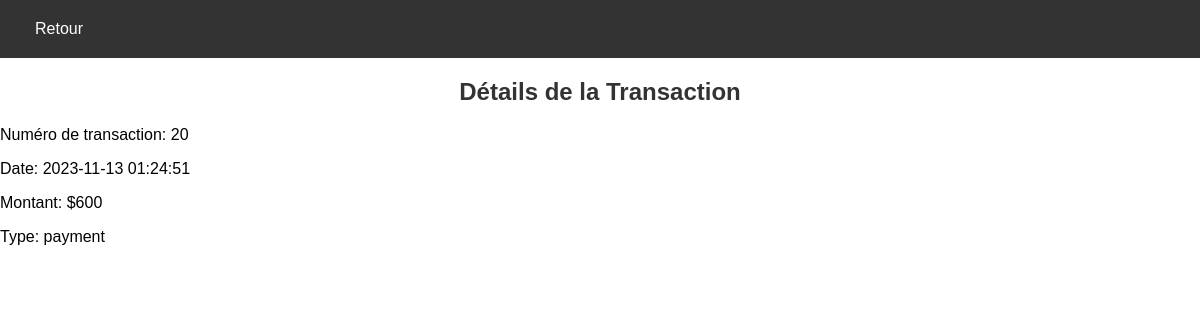
Page /details.php?id=20 on the committed database.
### tables this page shows
CREATE TABLE IF NOT EXISTS `transactions` (
  `id` int NOT NULL AUTO_INCREMENT,
  `user_id` int DEFAULT NULL,
  `label` varchar(255) DEFAULT NULL,
  `amount` int DEFAULT NULL,
  `created_at` timestamp NULL DEFAULT CURRENT_TIMESTAMP,
  `updated_at` timestamp NULL DEFAULT CURRENT_TIMESTAMP ON UPDATE CURRENT_TIMESTAMP,
  PRIMARY KEY (`id`)
);

### details.php (the view, shortened to what this page needs)
<?php
$servername = "localhost";
$username = "root";
$password = "";
$dbname = "bank";
$conn = new mysqli($servername, $username, $password, $dbname);
$transaction_id = $_GET['id'];
$sql_select = "SELECT * FROM transactions WHERE id = ?";
$stmt_select = $conn->prepare($sql_select);
$stmt_select->bind_param("i", $transaction_id);
$stmt_select->execute();
$result_select = $stmt_select->get_result();
?>
<!DOCTYPE html>
<html lang="en">
<head>
    <link rel="stylesheet" href="CSS/style.css">
</head>
<body>
    <nav class="navbar">
        <div class="left">
            <a href="transactions.php" class="back-button">Retour</a>
        </div>
    </nav>
    <?php
if ($result_select->num_rows > 0) {
  $row = $result_select->fetch_assoc();
  echo "<h2>Détails de la Transaction</h2>";
  echo "<p>Numéro de transaction: " . $row["id"] . "</p>";
  echo "<p>Date: " . $row["created_at"] . "</p>";
  echo "<p>Montant: $" . $row["amount"] . "</p>";
  echo "<p>Type: " . $row["label"] . "</p>";
} else {
  echo "<p>Transaction non trouvée.</p>";
} ?>
</body>
</html>

### CSS/style.css (style rules this page uses)
body { margin: 0; font-family: Arial, sans-serif; }
.navbar { background-color: #333; overflow: hidden; color: white; display: flex; justify-content: space-between; padding: 10px 20px; }
.left { float: left; }
h2 { text-align: center; }
.left, .right { display: flex; align-items: center; }
h2 { color: #333; }
.back-button { text-decoration: none; color: white; padding: 10px 15px; }
p { margin-bottom: 10px; }

### rows in the picture
transactions: id "20", created_at "2023-11-13 01:24:51", amount "600", label "payment"
